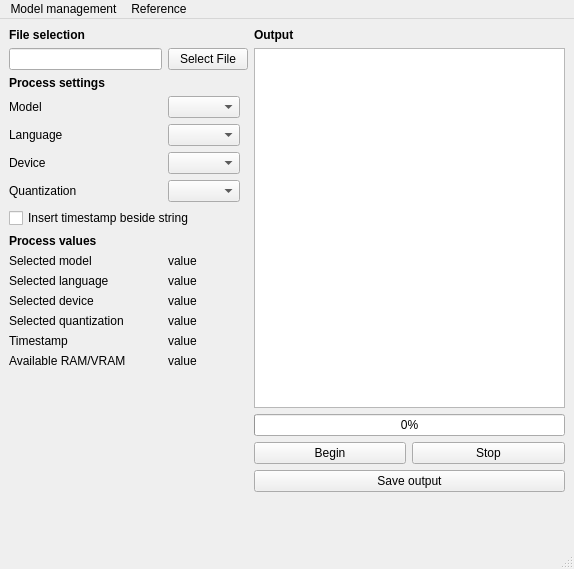
<?xml version="1.0" encoding="UTF-8"?>
<ui version="4.0">
 <class>Main</class>
 <widget class="QMainWindow" name="Main">
  <property name="geometry">
   <rect>
    <x>0</x>
    <y>0</y>
    <width>574</width>
    <height>569</height>
   </rect>
  </property>
  <property name="windowTitle">
   <string>MainWindow</string>
  </property>
  <widget class="QWidget" name="main_widget">
   <layout class="QGridLayout" name="gridLayout">
    <item row="4" column="0">
     <widget class="QLabel" name="label_language">
      <property name="sizePolicy">
       <sizepolicy hsizetype="Preferred" vsizetype="Fixed">
        <horstretch>0</horstretch>
        <verstretch>0</verstretch>
       </sizepolicy>
      </property>
      <property name="text">
       <string>Language</string>
      </property>
     </widget>
    </item>
    <item row="6" column="0">
     <widget class="QLabel" name="label_quantization">
      <property name="sizePolicy">
       <sizepolicy hsizetype="Preferred" vsizetype="Fixed">
        <horstretch>0</horstretch>
        <verstretch>0</verstretch>
       </sizepolicy>
      </property>
      <property name="text">
       <string>Quantization</string>
      </property>
     </widget>
    </item>
    <item row="9" column="0">
     <widget class="QLabel" name="label_selected_model">
      <property name="sizePolicy">
       <sizepolicy hsizetype="Preferred" vsizetype="Fixed">
        <horstretch>0</horstretch>
        <verstretch>0</verstretch>
       </sizepolicy>
      </property>
      <property name="text">
       <string>Selected model</string>
      </property>
     </widget>
    </item>
    <item row="1" column="2" rowspan="15" colspan="2">
     <widget class="QTextBrowser" name="text_output"/>
    </item>
    <item row="12" column="0">
     <widget class="QLabel" name="label_selected_quantization">
      <property name="sizePolicy">
       <sizepolicy hsizetype="Preferred" vsizetype="Fixed">
        <horstretch>0</horstretch>
        <verstretch>0</verstretch>
       </sizepolicy>
      </property>
      <property name="text">
       <string>Selected quantization</string>
      </property>
     </widget>
    </item>
    <item row="11" column="0">
     <widget class="QLabel" name="label_selected_device">
      <property name="sizePolicy">
       <sizepolicy hsizetype="Preferred" vsizetype="Fixed">
        <horstretch>0</horstretch>
        <verstretch>0</verstretch>
       </sizepolicy>
      </property>
      <property name="text">
       <string>Selected device</string>
      </property>
     </widget>
    </item>
    <item row="6" column="1">
     <widget class="QComboBox" name="combo_quantization">
      <property name="sizePolicy">
       <sizepolicy hsizetype="Fixed" vsizetype="Fixed">
        <horstretch>0</horstretch>
        <verstretch>0</verstretch>
       </sizepolicy>
      </property>
     </widget>
    </item>
    <item row="3" column="1">
     <widget class="QComboBox" name="combo_model">
      <property name="sizePolicy">
       <sizepolicy hsizetype="Fixed" vsizetype="Fixed">
        <horstretch>0</horstretch>
        <verstretch>0</verstretch>
       </sizepolicy>
      </property>
     </widget>
    </item>
    <item row="12" column="1">
     <widget class="QLabel" name="label_selected_quantization_value">
      <property name="sizePolicy">
       <sizepolicy hsizetype="Preferred" vsizetype="Fixed">
        <horstretch>0</horstretch>
        <verstretch>0</verstretch>
       </sizepolicy>
      </property>
      <property name="text">
       <string>value</string>
      </property>
     </widget>
    </item>
    <item row="0" column="0" colspan="2">
     <widget class="QLabel" name="label_file_selection">
      <property name="sizePolicy">
       <sizepolicy hsizetype="Preferred" vsizetype="Fixed">
        <horstretch>0</horstretch>
        <verstretch>0</verstretch>
       </sizepolicy>
      </property>
      <property name="font">
       <font>
        <bold>true</bold>
       </font>
      </property>
      <property name="text">
       <string>File selection</string>
      </property>
     </widget>
    </item>
    <item row="10" column="1">
     <widget class="QLabel" name="label_selected_language_value">
      <property name="sizePolicy">
       <sizepolicy hsizetype="Preferred" vsizetype="Fixed">
        <horstretch>0</horstretch>
        <verstretch>0</verstretch>
       </sizepolicy>
      </property>
      <property name="text">
       <string>value</string>
      </property>
     </widget>
    </item>
    <item row="0" column="2">
     <widget class="QLabel" name="label_output">
      <property name="sizePolicy">
       <sizepolicy hsizetype="Preferred" vsizetype="Fixed">
        <horstretch>0</horstretch>
        <verstretch>0</verstretch>
       </sizepolicy>
      </property>
      <property name="font">
       <font>
        <bold>true</bold>
       </font>
      </property>
      <property name="text">
       <string>Output</string>
      </property>
     </widget>
    </item>
    <item row="17" column="2">
     <widget class="QPushButton" name="button_begin">
      <property name="text">
       <string>Begin</string>
      </property>
     </widget>
    </item>
    <item row="5" column="0">
     <widget class="QLabel" name="label_device">
      <property name="sizePolicy">
       <sizepolicy hsizetype="Preferred" vsizetype="Fixed">
        <horstretch>0</horstretch>
        <verstretch>0</verstretch>
       </sizepolicy>
      </property>
      <property name="text">
       <string>Device</string>
      </property>
     </widget>
    </item>
    <item row="13" column="0">
     <widget class="QLabel" name="label_selected_timestamp">
      <property name="sizePolicy">
       <sizepolicy hsizetype="Preferred" vsizetype="Fixed">
        <horstretch>0</horstretch>
        <verstretch>0</verstretch>
       </sizepolicy>
      </property>
      <property name="text">
       <string>Timestamp</string>
      </property>
     </widget>
    </item>
    <item row="5" column="1">
     <widget class="QComboBox" name="combo_device">
      <property name="sizePolicy">
       <sizepolicy hsizetype="Fixed" vsizetype="Fixed">
        <horstretch>0</horstretch>
        <verstretch>0</verstretch>
       </sizepolicy>
      </property>
     </widget>
    </item>
    <item row="11" column="1">
     <widget class="QLabel" name="label_selected_device_value">
      <property name="sizePolicy">
       <sizepolicy hsizetype="Preferred" vsizetype="Fixed">
        <horstretch>0</horstretch>
        <verstretch>0</verstretch>
       </sizepolicy>
      </property>
      <property name="text">
       <string>value</string>
      </property>
     </widget>
    </item>
    <item row="9" column="1">
     <widget class="QLabel" name="label_selected_model_value">
      <property name="sizePolicy">
       <sizepolicy hsizetype="Preferred" vsizetype="Fixed">
        <horstretch>0</horstretch>
        <verstretch>0</verstretch>
       </sizepolicy>
      </property>
      <property name="text">
       <string>value</string>
      </property>
     </widget>
    </item>
    <item row="10" column="0">
     <widget class="QLabel" name="label_selected_language">
      <property name="sizePolicy">
       <sizepolicy hsizetype="Preferred" vsizetype="Fixed">
        <horstretch>0</horstretch>
        <verstretch>0</verstretch>
       </sizepolicy>
      </property>
      <property name="text">
       <string>Selected language</string>
      </property>
     </widget>
    </item>
    <item row="2" column="0" colspan="2">
     <widget class="QLabel" name="label_process_settings">
      <property name="sizePolicy">
       <sizepolicy hsizetype="Preferred" vsizetype="Fixed">
        <horstretch>0</horstretch>
        <verstretch>0</verstretch>
       </sizepolicy>
      </property>
      <property name="font">
       <font>
        <italic>false</italic>
        <bold>true</bold>
        <kerning>true</kerning>
       </font>
      </property>
      <property name="text">
       <string>Process settings</string>
      </property>
     </widget>
    </item>
    <item row="4" column="1">
     <widget class="QComboBox" name="combo_language">
      <property name="sizePolicy">
       <sizepolicy hsizetype="Fixed" vsizetype="Fixed">
        <horstretch>0</horstretch>
        <verstretch>0</verstretch>
       </sizepolicy>
      </property>
     </widget>
    </item>
    <item row="1" column="0">
     <widget class="QLineEdit" name="line_file_selection">
      <property name="sizePolicy">
       <sizepolicy hsizetype="Minimum" vsizetype="Fixed">
        <horstretch>0</horstretch>
        <verstretch>0</verstretch>
       </sizepolicy>
      </property>
     </widget>
    </item>
    <item row="18" column="2" colspan="2">
     <widget class="QPushButton" name="button_save">
      <property name="text">
       <string>Save output</string>
      </property>
     </widget>
    </item>
    <item row="14" column="1">
     <widget class="QLabel" name="label_ram_vram_value">
      <property name="sizePolicy">
       <sizepolicy hsizetype="Preferred" vsizetype="Fixed">
        <horstretch>0</horstretch>
        <verstretch>0</verstretch>
       </sizepolicy>
      </property>
      <property name="text">
       <string>value</string>
      </property>
     </widget>
    </item>
    <item row="7" column="0" colspan="2">
     <widget class="QCheckBox" name="check_timestamp">
      <property name="sizePolicy">
       <sizepolicy hsizetype="Fixed" vsizetype="Fixed">
        <horstretch>0</horstretch>
        <verstretch>0</verstretch>
       </sizepolicy>
      </property>
      <property name="text">
       <string>Insert timestamp beside string</string>
      </property>
      <property name="checkable">
       <bool>true</bool>
      </property>
      <property name="checked">
       <bool>false</bool>
      </property>
     </widget>
    </item>
    <item row="3" column="0">
     <widget class="QLabel" name="label_model">
      <property name="sizePolicy">
       <sizepolicy hsizetype="Preferred" vsizetype="Fixed">
        <horstretch>0</horstretch>
        <verstretch>0</verstretch>
       </sizepolicy>
      </property>
      <property name="text">
       <string>Model</string>
      </property>
     </widget>
    </item>
    <item row="1" column="1">
     <widget class="QPushButton" name="button_file_selection">
      <property name="sizePolicy">
       <sizepolicy hsizetype="Fixed" vsizetype="Fixed">
        <horstretch>0</horstretch>
        <verstretch>0</verstretch>
       </sizepolicy>
      </property>
      <property name="text">
       <string>Select File</string>
      </property>
     </widget>
    </item>
    <item row="17" column="3">
     <widget class="QPushButton" name="button_stop">
      <property name="text">
       <string>Stop</string>
      </property>
     </widget>
    </item>
    <item row="14" column="0">
     <widget class="QLabel" name="label_ram_vram">
      <property name="sizePolicy">
       <sizepolicy hsizetype="Preferred" vsizetype="Fixed">
        <horstretch>0</horstretch>
        <verstretch>0</verstretch>
       </sizepolicy>
      </property>
      <property name="text">
       <string>Available RAM/VRAM</string>
      </property>
     </widget>
    </item>
    <item row="13" column="1">
     <widget class="QLabel" name="label_selected_timestamp_value">
      <property name="sizePolicy">
       <sizepolicy hsizetype="Preferred" vsizetype="Fixed">
        <horstretch>0</horstretch>
        <verstretch>0</verstretch>
       </sizepolicy>
      </property>
      <property name="text">
       <string>value</string>
      </property>
     </widget>
    </item>
    <item row="8" column="0" colspan="2">
     <widget class="QLabel" name="label_process_values">
      <property name="sizePolicy">
       <sizepolicy hsizetype="Preferred" vsizetype="Fixed">
        <horstretch>0</horstretch>
        <verstretch>0</verstretch>
       </sizepolicy>
      </property>
      <property name="font">
       <font>
        <bold>true</bold>
       </font>
      </property>
      <property name="frameShape">
       <enum>QFrame::Shape::NoFrame</enum>
      </property>
      <property name="text">
       <string>Process values</string>
      </property>
     </widget>
    </item>
    <item row="16" column="2" colspan="2">
     <widget class="QProgressBar" name="progressBar">
      <property name="value">
       <number>0</number>
      </property>
      <property name="textVisible">
       <bool>true</bool>
      </property>
      <property name="invertedAppearance">
       <bool>false</bool>
      </property>
      <property name="textDirection">
       <enum>QProgressBar::Direction::TopToBottom</enum>
      </property>
      <property name="format">
       <string>%p%</string>
      </property>
     </widget>
    </item>
    <item row="15" column="0" rowspan="5" colspan="2">
     <spacer name="verticalSpacer">
      <property name="orientation">
       <enum>Qt::Orientation::Vertical</enum>
      </property>
      <property name="sizeHint" stdset="0">
       <size>
        <width>20</width>
        <height>40</height>
       </size>
      </property>
     </spacer>
    </item>
   </layout>
  </widget>
  <widget class="QMenuBar" name="menubar">
   <property name="geometry">
    <rect>
     <x>0</x>
     <y>0</y>
     <width>574</width>
     <height>23</height>
    </rect>
   </property>
   <widget class="QMenu" name="menu_model_management">
    <property name="title">
     <string>Model management</string>
    </property>
   </widget>
   <widget class="QMenu" name="menu_reference">
    <property name="title">
     <string>Reference</string>
    </property>
   </widget>
   <addaction name="menu_model_management"/>
   <addaction name="menu_reference"/>
  </widget>
  <widget class="QStatusBar" name="statusbar"/>
 </widget>
 <resources/>
 <connections/>
</ui>
